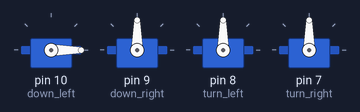
A sketch run on a simulated Arduino Uno, built with avr-gcc and run on an emulated ATmega328P. Shown: 4 × servo. At 11.0 s the program stops and its outputs stay as they are.

Above: at 0.1 s.
At 1.6 s:
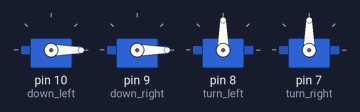
At 3.1 s:
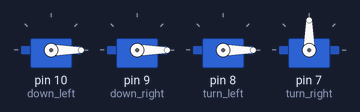
At 6.1 s:
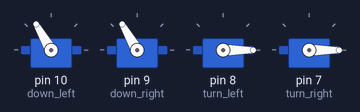
At 7.1 s:
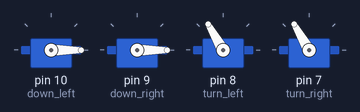
At 11.1 s:
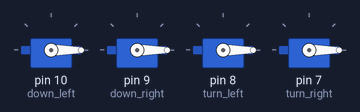
Timing chart, 0 to 12.5 s (numbered marks = the images above):
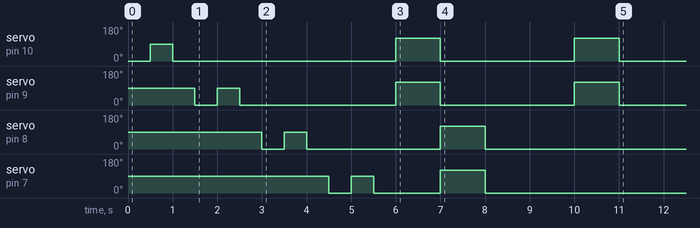

Measured:
- by itself, servo on pin 10 (down_left): 0° → 90° at 0.50 s, → 0° 0.50 s later, → 120° 5.0 s later, → 0° 1.0 s later, … (6 changes in this stretch)
- by itself, servo on pin 9 (down_right): 90° → 0° at 1.5 s, → 90° 0.50 s later, → 0° 0.50 s later, → 120° 3.5 s later, … (7 changes in this stretch)
- by itself, servo on pin 8 (turn_left): 90° → 0° at 3.0 s, → 90° 0.50 s later, → 0° 0.50 s later, → 120° 3.0 s later, … (5 changes in this stretch)
- by itself, servo on pin 7 (turn_right): 90° → 0° at 4.5 s, → 90° 0.50 s later, → 0° 0.50 s later, → 120° 1.5 s later, … (5 changes in this stretch)

The sketch:

4_Motors.ino
```cpp
#include <Servo.h>

Servo down_left;     // create servo object to control the ESC
Servo down_right;
Servo turn_left;     // create servo object to control the ESC
Servo turn_right;

int potValue;  // value from the analog pin

void setup() {
  // Attach the ESC on pin 9
   down_left.attach(10,1000,2000);
  down_right.attach(9,1000,2000);
  turn_left.attach(8,1000,2000);
  turn_right.attach(7,1000,2000);// (pin, min pulse width, max pulse width in microseconds)
// (pin, min pulse width, max pulse width in microseconds)

  // Attempt to arm the speed controller
  down_left.write(0);
  delay(500);

  down_left.write(90);
  delay(500);

  down_left.write(0);
  delay(500);


  // (pin, min pulse width, max pulse width in microseconds)
// (pin, min pulse width, max pulse width in microseconds)

  // Attempt to arm the speed controller
  down_right.write(0);
  delay(500);

  down_right.write(90);
  delay(500);

   down_right.write(0);
  delay(500);

  /////////////////////////

  turn_left.write(0);
  delay(500);

  turn_left.write(90);
  delay(500);

   turn_left.write(0);
  delay(500);

  //////////////////

  turn_right.write(0);
  delay(500);

  turn_right.write(90);
  delay(500);

   turn_right.write(0);
  delay(500);


  pinMode(7,OUTPUT);
  pinMode(8,OUTPUT);
  pinMode(9,OUTPUT);
  pinMode(10,OUTPUT);

}

void loop() {
  potValue = analogRead(A0);   // reads the value of the potentiometer (value between 0 and 1023)
  potValue = map(potValue, 0, 1023, 0, 180);   // scale it to use it with the servo library (value between 0 and 180)
  // ESC.write(potValue);    // Send the signal to the ESC
  down_left.write(120);
  down_right.write(120);
  delay(1000);
  down_left.write(0);
  down_right.write(0);
  turn_left.write(120);
  turn_right.write(120);

  /*takes a picture */

  delay(1000);

  turn_left.write(0);
  turn_right.write(0);

  delay(2000);

  down_left.write(120);
  down_right.write(120);

  delay(1000);

  while(1)
  {
    down_left.write(0);
    down_right.write(0);
    turn_left.write(0);
    turn_right.write(0);
    }
}
```
